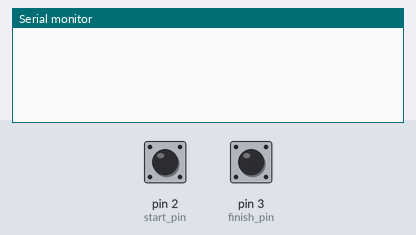
Simulated run of this sketch. Board: Arduino Uno, built with avr-gcc and run on an emulated ATmega328P. Parts: the last lines printed to the serial monitor. The inputs (shaded band) are chosen by the test bench; at power-on: pin 2 (start_pin) HIGH, pin 3 (finish_pin) HIGH.

Above: at 1.2 s.
1.3 s: pin 2 (start_pin) pulled LOW for 0.15 s
At 1.6 s:
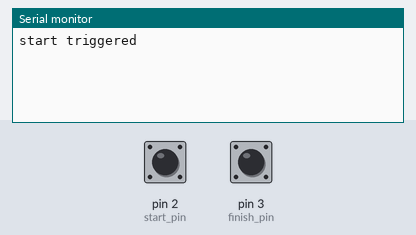
2.9 s: pin 3 (finish_pin) pulled LOW for 0.15 s
At 4.0 s:
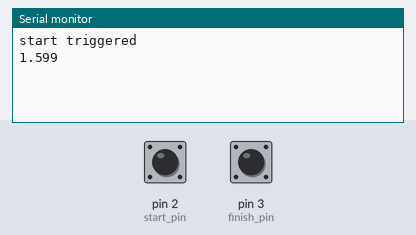

The sketch:

gates.ino
```cpp
int start_pin = 2;
int finish_pin = 3;
unsigned long start_time = 0;
float run_time;

void setup()
{
  pinMode(start_pin, INPUT_PULLUP);
  pinMode(finish_pin, INPUT_PULLUP);

  attachInterrupt(digitalPinToInterrupt(start_pin), start, FALLING);
  attachInterrupt(digitalPinToInterrupt(finish_pin), finish, FALLING);

  Serial.begin(9600);
}

void start()
{
    if (start_time == 0)
    {
        start_time = millis();
        Serial.println("start triggered");
    }
}

void finish()
{
    if (start_time > 0)
    {
        start_time = millis() - start_time;
        run_time = (float)(start_time) / 1000;
        Serial.println(run_time,3);
        start_time = 0;
    }
}

void loop()
{
}
```

Measured:
- after the input at 1.3 s, the serial monitor: prints a new line at once (image 1)
- after the input at 2.9 s, the serial monitor: prints a new line at once (image 2)
